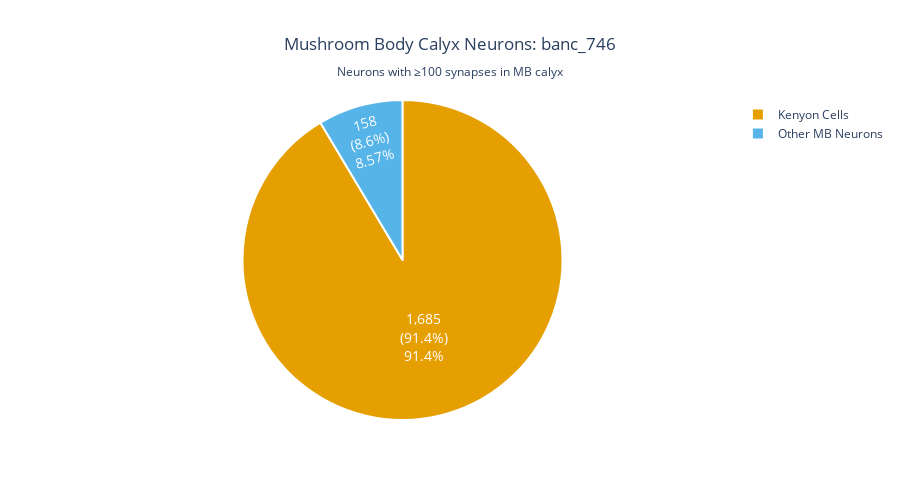

Source (notebook cell):
### Markdown cell above
### Summary Visualization

Create a summary comparing Kenyon vs non-Kenyon MB calyx neurons:

### Code cell
# Prepare summary data
mb_summary = pd.DataFrame({
    'Category': ['Kenyon Cells', 'Other MB Neurons'],
    'Count': [n_kc, n_other]
})

mb_summary['Percentage'] = (mb_summary['Count'] / mb_summary['Count'].sum() * 100).round(1)

# Create pie chart with plotly
fig = go.Figure()

fig.add_trace(go.Pie(
    labels=mb_summary['Category'],
    values=mb_summary['Count'],
    text=mb_summary.apply(lambda x: f"{x['Count']:,}<br>({x['Percentage']:.1f}%)", axis=1),
    textposition='inside',
    textfont=dict(size=14, color='white'),
    marker=dict(
        colors=['#E69F00', '#56B4E9'],
        line=dict(color='white', width=2)
    ),
    hovertemplate='<b>%{label}</b><br>Count: %{value:,}<br>Percentage: %{percent}<extra></extra>'
))

fig.update_layout(
    title=dict(
        text=f"Mushroom Body Calyx Neurons: {DATASET}<br><sub>Neurons with ≥100 synapses in MB calyx</sub>",
        x=0.5,
        xanchor='center'
    ),
    height=500,
    template="plotly_white"
)

fig.show()

# Print summary
print("\nMushroom Body Calyx Summary:")
print(mb_summary.to_string(index=False))

### Figure 1 — Plotly figure (JSON) as saved in the notebook; plotly's stock layout.template omitted (floating-point values rounded to 4 significant figures)
{"data": [{"hovertemplate": "<b>%{label}</b><br>Count: %{value:,}<br>Percentage: %{percent}<extra></extra>", "labels": ["Kenyon Cells", "Other MB Neurons"], "marker": {"colors": ["#E69F00", "#56B4E9"], "line": {"color": "white", "width": 2}}, "text": ["1,685<br>(91.4%)", "158<br>(8.6%)"], "textfont": {"color": "white", "size": 14}, "textposition": "inside", "type": "pie", "values": [1685, 158]}], "layout": {"height": 500, "title": {"text": "Mushroom Body Calyx Neurons: banc_746<br><sub>Neurons with ≥100 synapses in MB calyx</sub>", "x": 0.5, "xanchor": "center"}}}
